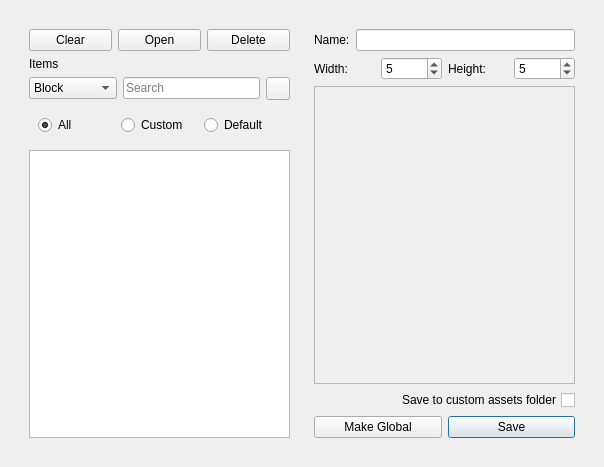
<?xml version="1.0" encoding="UTF-8"?>
<ui version="4.0">
 <class>TilesetEditor</class>
 <widget class="QDialog" name="TilesetEditor">
  <property name="geometry">
   <rect>
    <x>0</x>
    <y>0</y>
    <width>604</width>
    <height>467</height>
   </rect>
  </property>
  <property name="sizePolicy">
   <sizepolicy hsizetype="Preferred" vsizetype="Preferred">
    <horstretch>1</horstretch>
    <verstretch>1</verstretch>
   </sizepolicy>
  </property>
  <property name="windowTitle">
   <string>Tileset Editor</string>
  </property>
  <property name="windowIcon">
   <iconset resource="../../_resources/appicon/appicon.qrc">
    <normaloff>:/appicon/48.png</normaloff>:/appicon/48.png</iconset>
  </property>
  <layout class="QVBoxLayout" name="verticalLayout_4">
   <item>
    <widget class="QFrame" name="frame">
     <property name="sizePolicy">
      <sizepolicy hsizetype="Expanding" vsizetype="Expanding">
       <horstretch>1</horstretch>
       <verstretch>1</verstretch>
      </sizepolicy>
     </property>
     <property name="frameShape">
      <enum>QFrame::NoFrame</enum>
     </property>
     <property name="frameShadow">
      <enum>QFrame::Plain</enum>
     </property>
     <layout class="QHBoxLayout" name="horizontalLayout_8">
      <item>
       <widget class="QFrame" name="leftFrame">
        <property name="sizePolicy">
         <sizepolicy hsizetype="Preferred" vsizetype="Expanding">
          <horstretch>0</horstretch>
          <verstretch>0</verstretch>
         </sizepolicy>
        </property>
        <layout class="QVBoxLayout" name="verticalLayout_2">
         <item>
          <layout class="QHBoxLayout" name="horizontalLayout">
           <item>
            <widget class="QPushButton" name="clearTileset">
             <property name="text">
              <string>Clear</string>
             </property>
             <property name="icon">
              <iconset resource="../../_resources/toolbar/toolbar.qrc">
               <normaloff>:/toolbar/file/new.png</normaloff>:/toolbar/file/new.png</iconset>
             </property>
            </widget>
           </item>
           <item>
            <widget class="QPushButton" name="OpenTileset">
             <property name="text">
              <string>Open</string>
             </property>
             <property name="icon">
              <iconset resource="../../_resources/toolbar/toolbar.qrc">
               <normaloff>:/toolbar/file/open.png</normaloff>:/toolbar/file/open.png</iconset>
             </property>
            </widget>
           </item>
           <item>
            <widget class="QPushButton" name="delete_me">
             <property name="text">
              <string>Delete</string>
             </property>
             <property name="icon">
              <iconset resource="../../_resources/toolbar/toolbar.qrc">
               <normaloff>:/toolbar/modes/erase.png</normaloff>:/toolbar/modes/erase.png</iconset>
             </property>
            </widget>
           </item>
          </layout>
         </item>
         <item>
          <widget class="QLabel" name="label">
           <property name="text">
            <string>Items</string>
           </property>
          </widget>
         </item>
         <item>
          <layout class="QHBoxLayout" name="horizontalLayout_3">
           <item>
            <layout class="QHBoxLayout" name="horizontalLayout_2">
             <item>
              <widget class="QComboBox" name="comboBox">
               <item>
                <property name="text">
                 <string>Block</string>
                </property>
               </item>
               <item>
                <property name="text">
                 <string>BGO</string>
                </property>
               </item>
               <item>
                <property name="text">
                 <string>NPC</string>
                </property>
               </item>
               <item>
                <property name="text">
                 <string>Terrain tile</string>
                </property>
               </item>
               <item>
                <property name="text">
                 <string>Scenery</string>
                </property>
               </item>
               <item>
                <property name="text">
                 <string>Path</string>
                </property>
               </item>
               <item>
                <property name="text">
                 <string>Level</string>
                </property>
               </item>
              </widget>
             </item>
            </layout>
           </item>
           <item>
            <widget class="QLineEdit" name="search">
             <property name="placeholderText">
              <string>Search</string>
             </property>
             <property name="clearButtonEnabled">
              <bool>true</bool>
             </property>
            </widget>
           </item>
           <item>
            <widget class="QToolButton" name="searchSetup">
             <property name="sizePolicy">
              <sizepolicy hsizetype="Preferred" vsizetype="Preferred">
               <horstretch>0</horstretch>
               <verstretch>0</verstretch>
              </sizepolicy>
             </property>
             <property name="maximumSize">
              <size>
               <width>35</width>
               <height>16777215</height>
              </size>
             </property>
             <property name="toolTip">
              <string>Search settings</string>
             </property>
             <property name="icon">
              <iconset resource="../../_resources/dock/dock.qrc">
               <normaloff>:/dock/wrench_16x16.png</normaloff>:/dock/wrench_16x16.png</iconset>
             </property>
             <property name="popupMode">
              <enum>QToolButton::InstantPopup</enum>
             </property>
            </widget>
           </item>
          </layout>
         </item>
         <item>
          <widget class="QWidget" name="radioButtonGroup_2" native="true">
           <layout class="QHBoxLayout" name="radioButtonGroup">
            <item>
             <widget class="QRadioButton" name="radioButtonAll">
              <property name="text">
               <string>All</string>
              </property>
              <property name="checked">
               <bool>true</bool>
              </property>
              <attribute name="buttonGroup">
               <string notr="true">buttonGroup</string>
              </attribute>
             </widget>
            </item>
            <item>
             <widget class="QRadioButton" name="radioButtonCustom">
              <property name="text">
               <string>Custom</string>
              </property>
              <attribute name="buttonGroup">
               <string notr="true">buttonGroup</string>
              </attribute>
             </widget>
            </item>
            <item>
             <widget class="QRadioButton" name="radioButtonDefault">
              <property name="text">
               <string>Default</string>
              </property>
              <attribute name="buttonGroup">
               <string notr="true">buttonGroup</string>
              </attribute>
             </widget>
            </item>
           </layout>
          </widget>
         </item>
         <item>
          <widget class="QListView" name="listView">
           <property name="sizePolicy">
            <sizepolicy hsizetype="Expanding" vsizetype="Expanding">
             <horstretch>0</horstretch>
             <verstretch>1</verstretch>
            </sizepolicy>
           </property>
           <property name="dragEnabled">
            <bool>true</bool>
           </property>
           <property name="dragDropMode">
            <enum>QAbstractItemView::DragDrop</enum>
           </property>
           <property name="defaultDropAction">
            <enum>Qt::IgnoreAction</enum>
           </property>
           <property name="iconSize">
            <size>
             <width>32</width>
             <height>32</height>
            </size>
           </property>
           <property name="movement">
            <enum>QListView::Snap</enum>
           </property>
           <property name="resizeMode">
            <enum>QListView::Adjust</enum>
           </property>
           <property name="viewMode">
            <enum>QListView::IconMode</enum>
           </property>
          </widget>
         </item>
        </layout>
       </widget>
      </item>
      <item>
       <widget class="QFrame" name="rightFrame">
        <property name="sizePolicy">
         <sizepolicy hsizetype="Expanding" vsizetype="Preferred">
          <horstretch>0</horstretch>
          <verstretch>0</verstretch>
         </sizepolicy>
        </property>
        <layout class="QVBoxLayout" name="verticalLayout_3">
         <item>
          <layout class="QHBoxLayout" name="horizontalLayout_5">
           <item>
            <widget class="QLabel" name="label_3">
             <property name="text">
              <string>Name:</string>
             </property>
            </widget>
           </item>
           <item>
            <widget class="QLineEdit" name="TilesetName"/>
           </item>
          </layout>
         </item>
         <item>
          <layout class="QHBoxLayout" name="horizontalLayout_6">
           <item>
            <widget class="QLabel" name="label_width">
             <property name="text">
              <string>Width:</string>
             </property>
            </widget>
           </item>
           <item>
            <widget class="QSpinBox" name="spin_width">
             <property name="minimum">
              <number>1</number>
             </property>
             <property name="maximum">
              <number>20</number>
             </property>
             <property name="value">
              <number>5</number>
             </property>
            </widget>
           </item>
           <item>
            <widget class="QLabel" name="label_height">
             <property name="text">
              <string>Height:</string>
             </property>
            </widget>
           </item>
           <item>
            <widget class="QSpinBox" name="spin_height">
             <property name="minimum">
              <number>1</number>
             </property>
             <property name="maximum">
              <number>20</number>
             </property>
             <property name="value">
              <number>5</number>
             </property>
            </widget>
           </item>
          </layout>
         </item>
         <item>
          <widget class="QScrollArea" name="tilesetScrollArea">
           <property name="widgetResizable">
            <bool>true</bool>
           </property>
           <widget class="QWidget" name="scrollAreaWidgetContents">
            <property name="geometry">
             <rect>
              <x>0</x>
              <y>0</y>
              <width>277</width>
              <height>302</height>
             </rect>
            </property>
            <layout class="QVBoxLayout" name="verticalLayout">
             <property name="spacing">
              <number>0</number>
             </property>
             <property name="leftMargin">
              <number>0</number>
             </property>
             <property name="topMargin">
              <number>0</number>
             </property>
             <property name="rightMargin">
              <number>0</number>
             </property>
             <property name="bottomMargin">
              <number>0</number>
             </property>
             <item>
              <layout class="QVBoxLayout" name="tilesetLayoutWidgetContainer">
               <item>
                <spacer name="verticalSpacer">
                 <property name="orientation">
                  <enum>Qt::Vertical</enum>
                 </property>
                 <property name="sizeHint" stdset="0">
                  <size>
                   <width>1</width>
                   <height>40</height>
                  </size>
                 </property>
                </spacer>
               </item>
              </layout>
             </item>
            </layout>
           </widget>
          </widget>
         </item>
         <item>
          <widget class="QCheckBox" name="specific">
           <property name="layoutDirection">
            <enum>Qt::RightToLeft</enum>
           </property>
           <property name="text">
            <string>Save to custom assets folder</string>
           </property>
          </widget>
         </item>
         <item>
          <layout class="QHBoxLayout" name="horizontalLayout_4">
           <item>
            <widget class="QPushButton" name="SaveGlobal">
             <property name="text">
              <string>Make Global</string>
             </property>
             <property name="icon">
              <iconset resource="../../_resources/toolbar/toolbar.qrc">
               <normaloff>:/toolbar/dock/world.png</normaloff>:/toolbar/dock/world.png</iconset>
             </property>
             <property name="default">
              <bool>true</bool>
             </property>
            </widget>
           </item>
           <item>
            <widget class="QPushButton" name="SaveTileset">
             <property name="text">
              <string>Save</string>
             </property>
             <property name="icon">
              <iconset resource="../../_resources/toolbar/toolbar.qrc">
               <normaloff>:/toolbar/file/save.png</normaloff>:/toolbar/file/save.png</iconset>
             </property>
             <property name="default">
              <bool>true</bool>
             </property>
            </widget>
           </item>
          </layout>
         </item>
        </layout>
       </widget>
      </item>
     </layout>
    </widget>
   </item>
  </layout>
 </widget>
 <tabstops>
  <tabstop>TilesetName</tabstop>
  <tabstop>comboBox</tabstop>
  <tabstop>spin_width</tabstop>
  <tabstop>spin_height</tabstop>
  <tabstop>delete_me</tabstop>
 </tabstops>
 <resources>
  <include location="../../_resources/appicon/appicon.qrc"/>
  <include location="../../_resources/dock/dock.qrc"/>
  <include location="../../_resources/toolbar/toolbar.qrc"/>
 </resources>
 <connections/>
 <buttongroups>
  <buttongroup name="buttonGroup"/>
 </buttongroups>
</ui>
